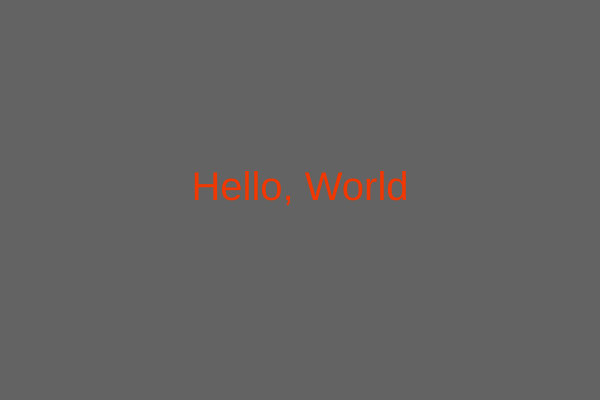
Frame 1 (no input)
Frame 60 (no input): identical to frame 1, image omitted
Frame 120 (the mouse pressed at the canvas centre since frame 60): identical to frame 1, image omitted

The p5.js sketch that drew this single still picture (run headless with seeded random() and noise() and a simulated clock; from frame 60 on, the mouse is pressed at the canvas centre):

// p5.js sketch
// ── sketch.js

// Setup code goes here
function setup() {
  createCanvas(600, 400);
  textSize(40);
  textAlign(CENTER);
 }


// Draw code goes here
function draw() {
  background(99);
  fill(240,56,0);
  text("Hello, World", width/2, height/2);
}
